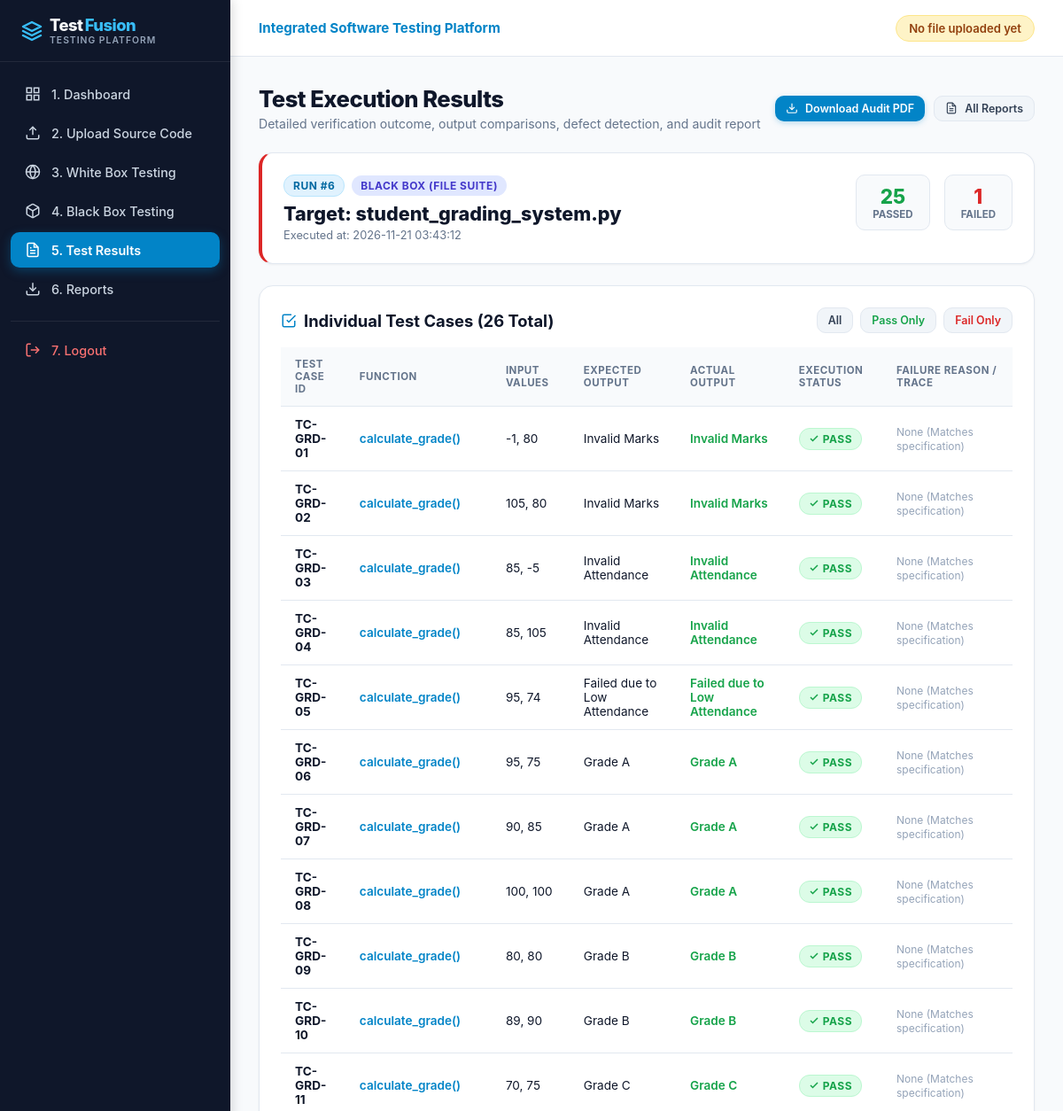
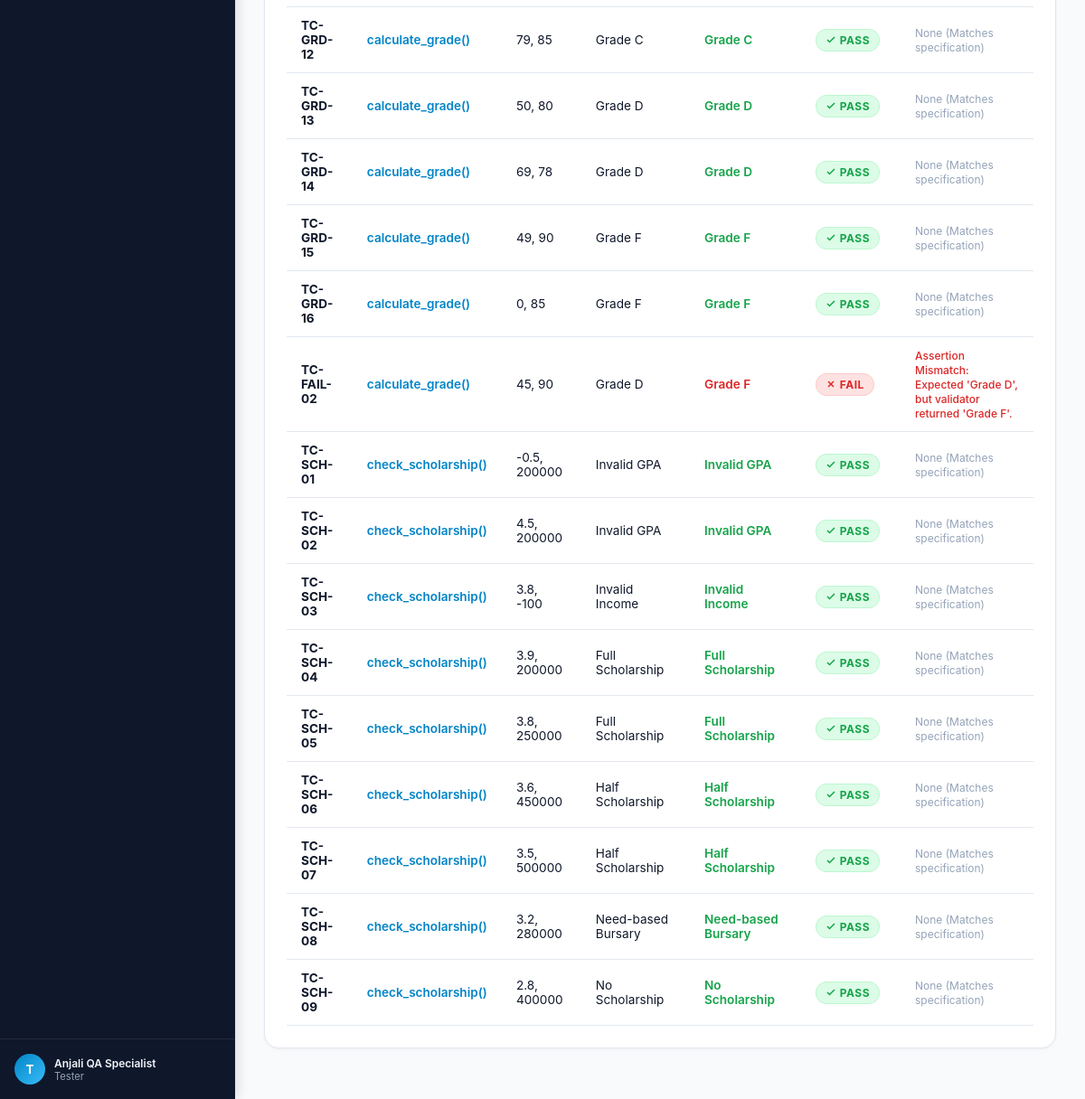
The page /results (signed in) on the database its author committed (2 pictures, top to bottom).
### tables this page shows
CREATE TABLE users (
    id INTEGER PRIMARY KEY AUTOINCREMENT,
    username TEXT UNIQUE NOT NULL,
    email TEXT UNIQUE NOT NULL,
    password_hash TEXT NOT NULL,
    full_name TEXT NOT NULL,
    role TEXT DEFAULT 'Tester',
    created_at TIMESTAMP DEFAULT CURRENT_TIMESTAMP
);

CREATE TABLE test_executions (
    id INTEGER PRIMARY KEY AUTOINCREMENT,
    user_id INTEGER NOT NULL,
    file_id INTEGER,
    test_type TEXT NOT NULL,
    total_tests INTEGER DEFAULT 0,
    passed_tests INTEGER DEFAULT 0,
    failed_tests INTEGER DEFAULT 0,
    statement_coverage REAL DEFAULT 0.0,
    branch_coverage REAL DEFAULT 0.0,
    total_statements INTEGER DEFAULT 0,
    covered_statements INTEGER DEFAULT 0,
    total_branches INTEGER DEFAULT 0,
    covered_branches INTEGER DEFAULT 0,
    duration_ms INTEGER DEFAULT 0,
    executed_lines TEXT DEFAULT '[]',
    missing_lines TEXT DEFAULT '[]',
    uncovered_branches TEXT DEFAULT '[]',
    pdf_report_path TEXT,
    executed_at TIMESTAMP DEFAULT CURRENT_TIMESTAMP,
    FOREIGN KEY (user_id) REFERENCES users(id) ON DELETE CASCADE,
    FOREIGN KEY (file_id) REFERENCES uploaded_files(id) ON DELETE SET NULL
);

CREATE TABLE uploaded_files (
    id INTEGER PRIMARY KEY AUTOINCREMENT,
    user_id INTEGER NOT NULL,
    filename TEXT NOT NULL,
    filepath TEXT NOT NULL,
    file_content TEXT NOT NULL,
    file_size INTEGER NOT NULL,
    uploaded_at TIMESTAMP DEFAULT CURRENT_TIMESTAMP,
    FOREIGN KEY (user_id) REFERENCES users(id) ON DELETE CASCADE
);

CREATE TABLE test_results (
    id INTEGER PRIMARY KEY AUTOINCREMENT,
    execution_id INTEGER NOT NULL,
    test_case_id TEXT NOT NULL,
    function_name TEXT,
    test_type TEXT NOT NULL,
    input_values TEXT,
    expected_output TEXT,
    actual_output TEXT,
    status TEXT NOT NULL,
    error_message TEXT,
    execution_time_ms REAL DEFAULT 0.0,
    FOREIGN KEY (execution_id) REFERENCES test_executions(id) ON DELETE CASCADE
);

### app.py (the view)
@app.route('/results')
@app.route('/results/<int:execution_id>')
@login_required
def results(execution_id=None):
    user_id = session['user_id']
    conn = get_db_connection()
    if execution_id:
        execution = conn.execute("""
            SELECT e.*, f.filename
            FROM test_executions e
            LEFT JOIN uploaded_files f ON e.file_id = f.id
            WHERE e.id = ? AND e.user_id = ?
        """, (execution_id, user_id)).fetchone()
    else:
        execution = conn.execute("""
            SELECT e.*, f.filename
            FROM test_executions e
            LEFT JOIN uploaded_files f ON e.file_id = f.id
            WHERE e.user_id = ?
            ORDER BY e.executed_at DESC LIMIT 1
        """, (user_id,)).fetchone()
    test_rows = []
    if execution:
        test_rows = conn.execute("""
            SELECT * FROM test_results
            WHERE execution_id = ?
            ORDER BY id ASC
        """, (execution['id'],)).fetchall()
    conn.close()
    return render_template(
        'results.html',
        execution=execution,
        results=test_rows
    )

### templates/results.html (shortened to what this page needs)
{% extends "base.html" %}
{% block content %}
<div class="page-header">
    <div>
        <h1 class="page-title">Test Execution Results</h1>
        <p class="page-subtitle">Detailed verification outcome, output comparisons, defect detection, and audit report</p>
    </div>
    <div style="display: flex; gap: 10px;">
        {% if execution and execution['pdf_report_path'] %}
        <a href="{{ url_for('download_report', execution_id=execution['id']) }}" class="btn btn-primary btn-sm">
            <svg width="14" height="14" viewBox="0 0 24 24" fill="none" stroke="currentColor" stroke-width="2"><path d="M21 15v4a2 2 0 0 1-2 2H5a2 2 0 0 1-2-2v-4"></path><polyline points="7 10 12 15 17 10"></polyline><line x1="12" y1="15" x2="12" y2="3"></line></svg>
            Download Audit PDF
        </a>
        {% endif %}
        <a href="{{ url_for('reports') }}" class="btn btn-secondary btn-sm">
            All Reports
        </a>
    </div>
</div>
{% if not execution %}
<div class="content-card" style="text-align: center; padding: 48px;">
    <h3 style="font-size: 1.15rem; font-weight: 700; color: #334155;">No Execution Results Found</h3>
    <p style="font-size: 0.85rem; color: #64748b; margin-top: 6px;">Execute either a White Box suite or a Black Box test to view line-by-line results.</p>
    <div style="display: flex; justify-content: center; gap: 12px; margin-top: 16px;">
        <a href="{{ url_for('whitebox') }}" class="btn btn-primary">Run White Box Test</a>
        <a href="{{ url_for('blackbox') }}" class="btn btn-secondary">Run Black Box Test</a>
    </div>
</div>
{% else %}
<div class="content-card" style="border-left: 4px solid {% if execution['failed_tests'] > 0 %}#dc2626{% else %}#16a34a{% endif %};">
    <div style="display: flex; justify-content: space-between; align-items: flex-start; flex-wrap: wrap; gap: 16px;">
        <div>
            <div style="display: flex; align-items: center; gap: 8px; margin-bottom: 6px;">
                <span class="badge badge-info">Run #{{ execution['id'] }}</span>
                {% if execution['test_type'] == 'WHITE_BOX' %}
                    <span class="badge" style="background:#e0f2fe; color:#0369a1;">White Box (Pytest + Coverage)</span>
                {% elif execution['test_type'] == 'BLACK_BOX_FILE' %}
                    <span class="badge" style="background:#e0e7ff; color:#4338ca;">Black Box (File Suite)</span>
                {% else %}
                    <span class="badge" style="background:#f3e8ff; color:#7e22ce;">Black Box (Manual Test)</span>
                {% endif %}
            </div>
            <h2 style="font-size: 1.35rem; font-weight: 800; color: #0f172a;">
                Target: {{ execution['filename'] or 'N/A' }}
            </h2>
            <div style="font-size: 0.8rem; color: #64748b; margin-top: 4px;">
                Executed at: {{ execution['executed_at'] }}
            </div>
        </div>
        <div style="display: flex; gap: 16px; align-items: center;">
            <div style="text-align: center; padding: 10px 18px; background: #f8fafc; border-radius: var(--radius-md); border: 1px solid var(--border-color);">
                <div style="font-size: 1.4rem; font-weight: 800; color: #16a34a;">{{ execution['passed_tests'] }}</div>
                <div style="font-size: 0.72rem; color: #64748b; font-weight: 700; text-transform: uppercase;">Passed</div>
            </div>
            <div style="text-align: center; padding: 10px 18px; background: #f8fafc; border-radius: var(--radius-md); border: 1px solid var(--border-color);">
                <div style="font-size: 1.4rem; font-weight: 800; color: #dc2626;">{{ execution['failed_tests'] }}</div>
                <div style="font-size: 0.72rem; color: #64748b; font-weight: 700; text-transform: uppercase;">Failed</div>
            </div>
        </div>
    </div>
</div>
<div class="content-card">
    <div style="display: flex; justify-content: space-between; align-items: center; margin-bottom: 16px;">
        <h2 class="card-title" style="margin-bottom: 0;">
            <svg width="18" height="18" viewBox="0 0 24 24" fill="none" stroke="#0284c7" stroke-width="2"><polyline points="9 11 12 14 22 4"></polyline><path d="M21 12v7a2 2 0 0 1-2 2H5a2 2 0 0 1-2-2V5a2 2 0 0 1 2-2h11"></path></svg>
            Individual Test Cases ({{ results | length }} Total)
        </h2>
        <div style="display: flex; gap: 8px;">
            <button class="btn btn-secondary btn-sm" onclick="filterTable('all')">All</button>
            <button class="btn btn-secondary btn-sm" onclick="filterTable('PASS')" style="color: #16a34a;">Pass Only</button>
            <button class="btn btn-secondary btn-sm" onclick="filterTable('FAIL')" style="color: #dc2626;">Fail Only</button>
        </div>
    </div>
    <div class="table-responsive">
        <table class="custom-table" id="resultsTable">
            <thead>
                <tr>
                    <th>Test Case ID</th>
                    <th>Function</th>
                    <th>Input Values</th>
                    <th>Expected Output</th>
                    <th>Actual Output</th>
                    <th>Execution Status</th>
                    <th>Failure Reason / Trace</th>
                </tr>
            </thead>
            <tbody>
                {% for r in results %}
                <tr data-status="{{ r['status'] }}">
                    <td><b>{{ r['test_case_id'] }}</b></td>
                    <td><code style="color: #0284c7; font-weight: 600;">{{ r['function_name'] }}()</code></td>
                    <td><code>{{ r['input_values'] }}</code></td>
                    <td><code>{{ r['expected_output'] }}</code></td>
                    <td>
                        <code style="font-weight: 600; color: {% if r['status'] == 'PASS' %}#16a34a{% else %}#dc2626{% endif %};">
                            {{ r['actual_output'] }}
                        </code>
                    </td>
                    <td>
                        {% if r['status'] == 'PASS' %}
                            <span class="badge badge-pass">
                                <svg width="12" height="12" viewBox="0 0 24 24" fill="none" stroke="currentColor" stroke-width="3"><polyline points="20 6 9 17 4 12"></polyline></svg>
                                PASS
                            </span>
                        {% else %}
                            <span class="badge badge-fail">
                                <svg width="12" height="12" viewBox="0 0 24 24" fill="none" stroke="currentColor" stroke-width="3"><line x1="18" y1="6" x2="6" y2="18"></line><line x1="6" y1="6" x2="18" y2="18"></line></svg>
                                FAIL
                            </span>
                        {% endif %}
                    </td>
                    <td>
                        {% if r['status'] == 'FAIL' %}
                            <span style="color: #dc2626; font-size: 0.75rem; font-weight: 500;">
                                {{ r['error_message'] or 'Output mismatch' }}
                            </span>
                        {% else %}
                            <span style="color: #94a3b8; font-size: 0.75rem;">None (Matches specification)</span>
                        {% endif %}
                    </td>
                </tr>
                {% else %}
                <tr>
                    <td colspan="7" style="text-align: center; color: #94a3b8; padding: 24px;">
                        No individual test case results stored for this execution.
                    </td>
                </tr>
                {% endfor %}
            </tbody>
        </table>
    </div>
</div>
{% endif %}
{% endblock %}

### templates/base.html (shortened to what this page needs)
<!DOCTYPE html>
<html lang="en">
<head>
    <link rel="stylesheet" href="{{ url_for('static', filename='css/style.css') }}">
</head>
<body>
    <aside class="sidebar">
        <div class="sidebar-brand">
            <div>
                Test<span class="highlight">Fusion</span>
                <span class="sidebar-brand-subtitle">Testing Platform</span>
            </div>
        </div>
        <ul class="sidebar-menu">
            <li>
                <a href="{{ url_for('dashboard') }}" class="sidebar-link {% if request.endpoint == 'dashboard' %}active{% endif %}">
                    <svg viewBox="0 0 24 24" fill="none" stroke="currentColor" stroke-width="2"><rect x="3" y="3" width="7" height="7"></rect><rect x="14" y="3" width="7" height="7"></rect><rect x="14" y="14" width="7" height="7"></rect><rect x="3" y="14" width="7" height="7"></rect></svg>
                    <span>1. Dashboard</span>
                </a>
            </li>
            <li>
                <a href="{{ url_for('upload') }}" class="sidebar-link {% if request.endpoint == 'upload' %}active{% endif %}">
                    <svg viewBox="0 0 24 24" fill="none" stroke="currentColor" stroke-width="2"><path d="M21 15v4a2 2 0 0 1-2 2H5a2 2 0 0 1-2-2v-4"></path><polyline points="17 8 12 3 7 8"></polyline><line x1="12" y1="3" x2="12" y2="15"></line></svg>
                    <span>2. Upload Source Code</span>
                </a>
            </li>
            <li>
                <a href="{{ url_for('whitebox') }}" class="sidebar-link {% if request.endpoint == 'whitebox' %}active{% endif %}">
                    <svg viewBox="0 0 24 24" fill="none" stroke="currentColor" stroke-width="2"><circle cx="12" cy="12" r="10"></circle><path d="M12 2a14.5 14.5 0 0 0 0 20 14.5 14.5 0 0 0 0-20"></path><path d="M2 12h20"></path></svg>
                    <span>3. White Box Testing</span>
                </a>
            </li>
            <li>
                <a href="{{ url_for('blackbox') }}" class="sidebar-link {% if request.endpoint == 'blackbox' %}active{% endif %}">
                    <span>4. Black Box Testing</span>
                </a>
            </li>
            <li>
                <a href="{{ url_for('results') }}" class="sidebar-link {% if request.endpoint == 'results' %}active{% endif %}">
                    <span>5. Test Results</span>
                </a>
            </li>
            <li>
                <a href="{{ url_for('reports') }}" class="sidebar-link {% if request.endpoint == 'reports' %}active{% endif %}">
                    <svg viewBox="0 0 24 24" fill="none" stroke="currentColor" stroke-width="2"><path d="M21 15v4a2 2 0 0 1-2 2H5a2 2 0 0 1-2-2v-4"></path><polyline points="7 10 12 15 17 10"></polyline><line x1="12" y1="15" x2="12" y2="3"></line></svg>
                    <span>6. Reports</span>
                </a>
            </li>
            <li style="margin-top: 16px; border-top: 1px solid rgba(255,255,255,0.08); padding-top: 12px;">
                <a href="{{ url_for('logout') }}" class="sidebar-link" style="color: #f87171;">
                    <svg viewBox="0 0 24 24" fill="none" stroke="currentColor" stroke-width="2"><path d="M9 21H5a2 2 0 0 1-2-2V5a2 2 0 0 1 2-2h4"></path><polyline points="16 17 21 12 16 7"></polyline><line x1="21" y1="12" x2="9" y2="12"></line></svg>
                    <span>7. Logout</span>
                </a>
            </li>
        </ul>
        <div class="sidebar-footer">
            <div class="user-badge">
                <div class="user-avatar">
                    {{ current_user['username'][0].upper() if current_user else 'U' }}
                </div>
                <div style="overflow: hidden;">
                    <div style="color: #f1f5f9; font-weight: 600; white-space: nowrap; text-overflow: ellipsis; overflow: hidden;">
                        {{ current_user['full_name'] if current_user else 'Guest User' }}
                    </div>
                    <div style="font-size: 0.7rem; color: #94a3b8;">{{ current_user['role'] if current_user else 'Tester' }}</div>
                </div>
            </div>
        </div>
    </aside>
    <div class="main-wrapper">
        <header class="top-navbar">
            <div style="display: flex; align-items: center; gap: 12px;">
                <span style="font-weight: 700; color: #0284c7; font-size: 0.95rem;">Integrated Software Testing Platform</span>
            </div>
            <div style="display: flex; align-items: center; gap: 16px;">
                {% if session.get('active_file_id') %}
                <div class="file-status-badge">
                    <span style="width: 8px; height: 8px; border-radius: 50%; background-color: #16a34a; display: inline-block;"></span>
                    <span>Target: <b>Python Active File</b></span>
                </div>
                {% else %}
                <div class="file-status-badge" style="background: #fef3c7; border-color: #fde68a; color: #92400e;">
                    <span>No file uploaded yet</span>
                </div>
                {% endif %}
            </div>
        </header>
        <main class="content-area">
            {% block content %}{% endblock %}
        </main>
    </div>
</body>
</html>

### rows shown on the page
users: username "T", full_name "Anjali QA Specialist", role "Tester"
test_executions: id "6", executed_at "2026-11-21 03:43:12", passed_tests "25", failed_tests "1"
uploaded_files: filename "student_grading_system.py"
test_results: test_case_id "TC-GRD-01", function_name "calculate_grade", input_values "-1, 80", expected_output "Invalid Marks", actual_output "Invalid Marks", status "PASS" (drawn)
test_results: test_case_id "TC-GRD-02", function_name "calculate_grade", input_values "105, 80", expected_output "Invalid Marks", actual_output "Invalid Marks", status "PASS" (drawn)
test_results: test_case_id "TC-GRD-03", function_name "calculate_grade", input_values "85, -5", expected_output "Invalid Attendance", actual_output "Invalid Attendance", status "PASS" (drawn)
test_results: test_case_id "TC-GRD-04", function_name "calculate_grade", input_values "85, 105", expected_output "Invalid Attendance", actual_output "Invalid Attendance", status "PASS" (drawn)
test_results: test_case_id "TC-GRD-05", function_name "calculate_grade", input_values "95, 74", expected_output "Failed due to Low Attendance", actual_output "Failed due to Low Attendance", status "PASS" (drawn)
test_results: test_case_id "TC-GRD-06", function_name "calculate_grade", input_values "95, 75", expected_output "Grade A", actual_output "Grade A", status "PASS" (drawn)
test_results: test_case_id "TC-GRD-07", function_name "calculate_grade", input_values "90, 85", expected_output "Grade A", actual_output "Grade A", status "PASS" (drawn)
test_results: test_case_id "TC-GRD-08", function_name "calculate_grade", input_values "100, 100", expected_output "Grade A", actual_output "Grade A", status "PASS" (drawn)
test_results: test_case_id "TC-GRD-09", function_name "calculate_grade", input_values "80, 80", expected_output "Grade B", actual_output "Grade B", status "PASS" (drawn)
test_results: test_case_id "TC-GRD-10", function_name "calculate_grade", input_values "89, 90", expected_output "Grade B", actual_output "Grade B", status "PASS" (drawn)
test_results: test_case_id "TC-GRD-11", function_name "calculate_grade", input_values "70, 75", expected_output "Grade C", actual_output "Grade C", status "PASS" (drawn)
test_results: test_case_id "TC-GRD-12", function_name "calculate_grade", input_values "79, 85", expected_output "Grade C", actual_output "Grade C", status "PASS" (drawn)
test_results: test_case_id "TC-GRD-13", function_name "calculate_grade", input_values "50, 80", expected_output "Grade D", actual_output "Grade D", status "PASS" (drawn)
test_results: test_case_id "TC-GRD-14", function_name "calculate_grade", input_values "69, 78", expected_output "Grade D", actual_output "Grade D", status "PASS" (drawn)
test_results: test_case_id "TC-GRD-15", function_name "calculate_grade", input_values "49, 90", expected_output "Grade F", actual_output "Grade F", status "PASS" (drawn)
test_results: test_case_id "TC-GRD-16", function_name "calculate_grade", input_values "0, 85", expected_output "Grade F", actual_output "Grade F", status "PASS" (drawn)
test_results: test_case_id "TC-FAIL-02", function_name "calculate_grade", input_values "45, 90", expected_output "Grade D", actual_output "Grade F", status "FAIL" (drawn), error_message "Assertion Mismatch: Expected 'Grade D', but validator returned 'Grade F'."
test_results: test_case_id "TC-SCH-01", function_name "check_scholarship", input_values "-0.5, 200000", expected_output "Invalid GPA", actual_output "Invalid GPA", status "PASS" (drawn)
test_results: test_case_id "TC-SCH-02", function_name "check_scholarship", input_values "4.5, 200000", expected_output "Invalid GPA", actual_output "Invalid GPA", status "PASS" (drawn)
test_results: test_case_id "TC-SCH-03", function_name "check_scholarship", input_values "3.8, -100", expected_output "Invalid Income", actual_output "Invalid Income", status "PASS" (drawn)
test_results: test_case_id "TC-SCH-04", function_name "check_scholarship", input_values "3.9, 200000", expected_output "Full Scholarship", actual_output "Full Scholarship", status "PASS" (drawn)
test_results: test_case_id "TC-SCH-05", function_name "check_scholarship", input_values "3.8, 250000", expected_output "Full Scholarship", actual_output "Full Scholarship", status "PASS" (drawn)
test_results: test_case_id "TC-SCH-06", function_name "check_scholarship", input_values "3.6, 450000", expected_output "Half Scholarship", actual_output "Half Scholarship", status "PASS" (drawn)
test_results: test_case_id "TC-SCH-07", function_name "check_scholarship", input_values "3.5, 500000", expected_output "Half Scholarship", actual_output "Half Scholarship", status "PASS" (drawn)
test_results: test_case_id "TC-SCH-08", function_name "check_scholarship", input_values "3.2, 280000", expected_output "Need-based Bursary", actual_output "Need-based Bursary", status "PASS" (drawn)
test_results: test_case_id "TC-SCH-09", function_name "check_scholarship", input_values "2.8, 400000", expected_output "No Scholarship", actual_output "No Scholarship", status "PASS" (drawn)

### other values the page prints
{{ results | length }} "26"
